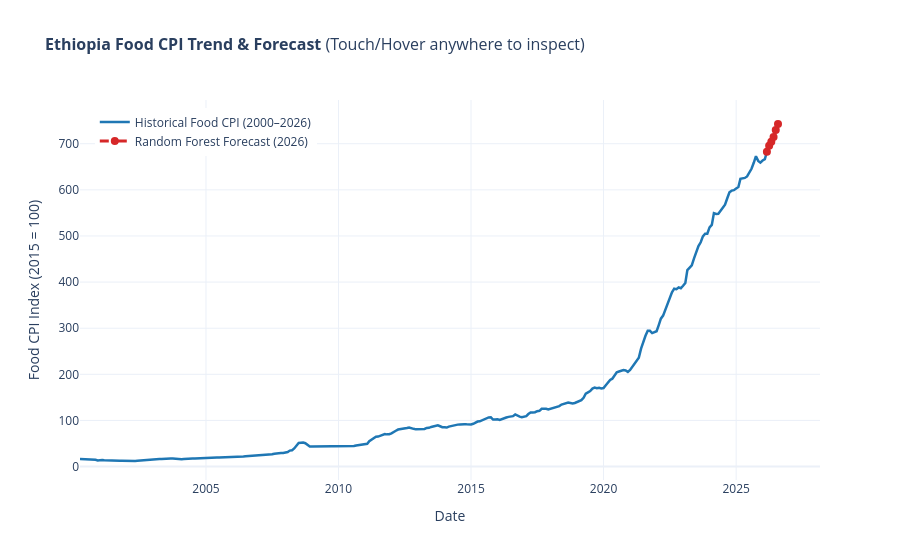

Notebook source saved alongside this figure:
### Code cell
import numpy as np
import pandas as pd
import plotly.graph_objects as go
from sklearn.ensemble import RandomForestRegressor

# ==============================================================================
# 1. LOAD & CLEAN DATASET
# ==============================================================================
raw_df = pd.read_csv("eth_faostat_consumer_price_indices.csv")

df = raw_df[
    raw_df["Item"] == "Consumer Prices, Food Indices (2015 = 100)"
].copy()
df["Year"] = pd.to_numeric(df["Year"], errors="coerce")
df["Value"] = pd.to_numeric(df["Value"], errors="coerce")
df["Months_Code_Num"] = pd.to_numeric(df["Months Code"], errors="coerce")
df["Month"] = (df["Months_Code_Num"] - 7000).astype(int)

df = df.dropna(subset=["Year", "Month", "Value"]).sort_values(
    by=["Year", "Month"]
).reset_index(drop=True)

# Create a clean datetime column for tooltips
df["Date"] = pd.to_datetime(
    df["Year"].astype(str) + "-" + df["Month"].astype(str) + "-01"
)
df["Date_Label"] = df["Date"].dt.strftime("%B %Y")

# ==============================================================================
# 2. FEATURE ENGINEERING & MODEL TRAINING
# ==============================================================================
df["MoM_Growth_%"] = df["Value"].pct_change() * 100
df["Prev_MoM_Lag1"] = df["MoM_Growth_%"].shift(1)
df["Prev_MoM_Lag2"] = df["MoM_Growth_%"].shift(2)

model_df = df.dropna(
    subset=["MoM_Growth_%", "Prev_MoM_Lag1", "Prev_MoM_Lag2"]
).copy()

X = model_df[["Month", "Prev_MoM_Lag1", "Prev_MoM_Lag2"]]
y = model_df["MoM_Growth_%"]

model = RandomForestRegressor(n_estimators=100, random_state=42)
model.fit(X, y)

# ==============================================================================
# 3. FORECAST MARCH 2026 -> AUGUST 2026
# ==============================================================================
mom_history = list(model_df["MoM_Growth_%"])
cpi_history = list(model_df["Value"])

current_month = int(model_df["Month"].iloc[-1])
current_year = int(model_df["Year"].iloc[-1])
current_cpi = cpi_history[-1]

forecast_dates = [pd.to_datetime(f"{current_year}-{current_month}-01")]
forecast_cpi_vals = [current_cpi]
forecast_mom_vals = [mom_history[-1]]

for step in range(1, 6):  # April to August 2026
    current_month = 1 if current_month == 12 else current_month + 1
    if current_month == 1:
        current_year += 1

    lag1, lag2 = mom_history[-1], mom_history[-2]
    features = pd.DataFrame(
        [
            {
                "Month": current_month,
                "Prev_MoM_Lag1": lag1,
                "Prev_MoM_Lag2": lag2,
            }
        ]
    )

    pred_growth = model.predict(features)[0]
    current_cpi *= 1 + pred_growth / 100.0

    mom_history.append(pred_growth)
    cpi_history.append(current_cpi)

    forecast_dates.append(pd.to_datetime(f"{current_year}-{current_month}-01"))
    forecast_cpi_vals.append(current_cpi)
    forecast_mom_vals.append(pred_growth)

forecast_df = pd.DataFrame(
    {
        "Date": forecast_dates,
        "Value": forecast_cpi_vals,
        "MoM_Growth_%": forecast_mom_vals,
    }
)
forecast_df["Date_Label"] = forecast_df["Date"].dt.strftime("%B %Y")

# ==============================================================================
# 4. INTERACTIVE PLOTLY GRAPH (Touch/Hover Anywhere)
# ==============================================================================
fig = go.Figure()

# Historical Line
fig.add_trace(
    go.Scatter(
        x=model_df["Date"],
        y=model_df["Value"],
        mode="lines",
        name="Historical Food CPI (2000–2026)",
        line=dict(color="#1f77b4", width=2.5),
        customdata=np.stack(
            (model_df["Date_Label"], model_df["MoM_Growth_%"]), axis=-1
        ),
        hovertemplate="<b>Date:</b> %{customdata[0]}<br>"
        + "<b>Food CPI:</b> %{y:.2f}<br>"
        + "<b>Monthly Growth:</b> %{customdata[1]:+.2f}%<extra></extra>",
    )
)

# Forecast Line
fig.add_trace(
    go.Scatter(
        x=forecast_df["Date"],
        y=forecast_df["Value"],
        mode="lines+markers",
        name="Random Forest Forecast (2026)",
        line=dict(color="#d62728", width=3, dash="dash"),
        marker=dict(size=8, color="#d62728"),
        customdata=np.stack(
            (forecast_df["Date_Label"], forecast_df["MoM_Growth_%"]), axis=-1
        ),
        hovertemplate="<b>Date:</b> %{customdata[0]} (Forecast)<br>"
        + "<b>Predicted CPI:</b> %{y:.2f}<br>"
        + "<b>Predicted Growth:</b> %{customdata[1]:+.2f}%<extra></extra>",
    )
)

# Interactive Layout Setup
fig.update_layout(
    title="<b>Ethiopia Food CPI Trend & Forecast</b> (Touch/Hover anywhere to inspect)",
    title_font=dict(size=16),
    xaxis_title="Date",
    yaxis_title="Food CPI Index (2015 = 100)",
    hovermode="x unified",  # Compares data smoothly when touching/hovering anywhere along X-axis
    template="plotly_white",
    legend=dict(x=0.02, y=0.98),
)

# Show in Notebook or open in browser
fig.show()

# Optional: Save as an interactive HTML file you can open on any phone or browser
fig.write_html("interactive_cpi_chart.html")

### Figure 1 — Plotly figure (JSON) as saved in the notebook; plotly's stock layout.template omitted (floating-point values rounded to 4 significant figures; data arrays with more than 128 entries replaced by an {"elided": "..."} marker saying what was removed)
{"data": [{"customdata": {"elided": "312x2 mixed values"}, "hovertemplate": "<b>Date:</b> %{customdata[0]}<br><b>Food CPI:</b> %{y:.2f}<br><b>Monthly Growth:</b> %{customdata[1]:+.2f}%<extra></extra>", "line": {"color": "#1f77b4", "width": 2.5}, "mode": "lines", "name": "Historical Food CPI (2000–2026)", "type": "scatter", "x": {"elided": "312 str values"}, "y": {"elided": "312 float values"}}, {"customdata": [["March 2026", 2.451], ["April 2026", 1.875], ["May 2026", 1.218], ["June 2026", 1.488], ["July 2026", 2.159], ["August 2026", 1.757]], "hovertemplate": "<b>Date:</b> %{customdata[0]} (Forecast)<br><b>Predicted CPI:</b> %{y:.2f}<br><b>Predicted Growth:</b> %{customdata[1]:+.2f}%<extra></extra>", "line": {"color": "#d62728", "dash": "dash", "width": 3}, "marker": {"color": "#d62728", "size": 8}, "mode": "lines+markers", "name": "Random Forest Forecast (2026)", "type": "scatter", "x": ["2026-03-01T00:00:00.000000", "2026-04-01T00:00:00.000000", "2026-05-01T00:00:00.000000", "2026-06-01T00:00:00.000000", "2026-07-01T00:00:00.000000", "2026-08-01T00:00:00.000000"], "y": [682.8, 695.6, 704.0, 714.5, 730.0, 742.8]}], "layout": {"hovermode": "x unified", "legend": {"x": 0.02, "y": 0.98}, "title": {"font": {"size": 16}, "text": "<b>Ethiopia Food CPI Trend & Forecast</b> (Touch/Hover anywhere to inspect)"}, "xaxis": {"title": {"text": "Date"}}, "yaxis": {"title": {"text": "Food CPI Index (2015 = 100)"}}}}
